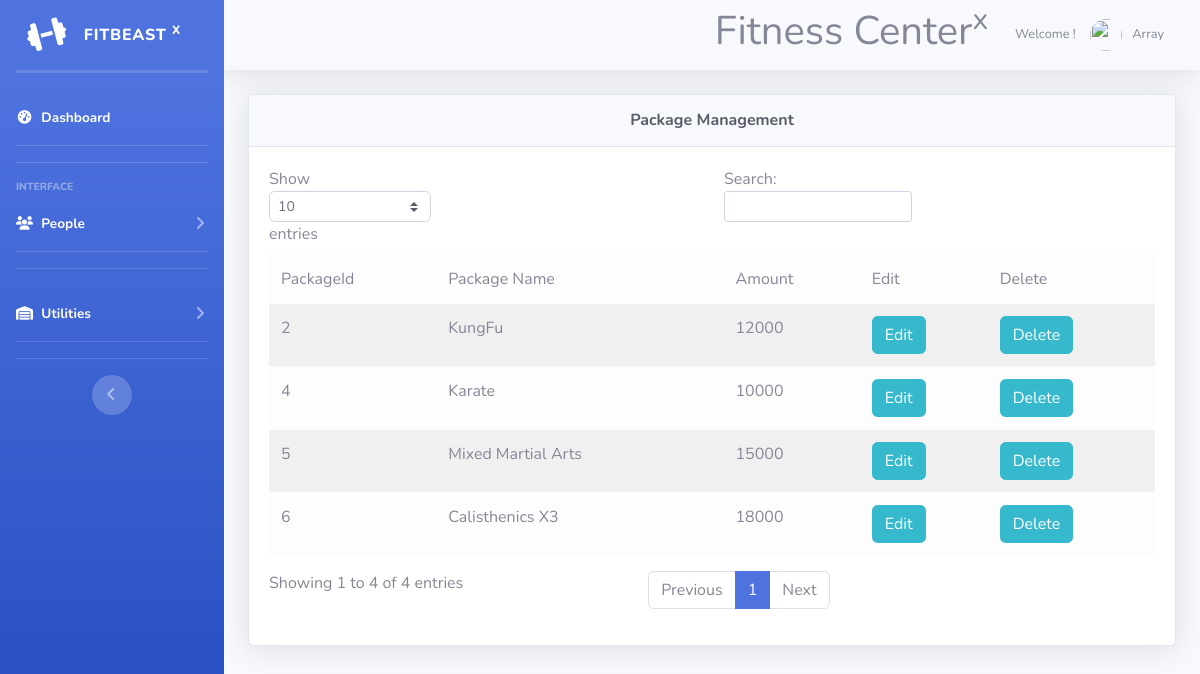
The page /admin/package.php (signed in) on the database its author committed.
### tables this page shows
CREATE TABLE IF NOT EXISTS `package` (
  `packageid` int(11) NOT NULL AUTO_INCREMENT,
  `name` varchar(20) NOT NULL,
  `price` int(11) NOT NULL,
  PRIMARY KEY (`packageid`)
);

### admin/package.php (the view, shortened to what this page needs)
<!DOCTYPE html>
<html lang="en">
<head>
  <link href="vendor/fontawesome-free/css/all.min.css" rel="stylesheet" type="text/css">
  <link href="css/sb-admin-2.min.css" rel="stylesheet">
</head>
<?php
 include('adminpanel/header.php');
 ?>
  <?php
 $connect = mysqli_connect("localhost", "root", "", "fitbeasttest1");
 $query ="SELECT * FROM package";
 $result = mysqli_query($connect, $query);
 ?>
           <div class="container-fluid">
                <div class="card shadow mb-4">
            <div class="card-header py-3">
              <h6 class="m-0 font-weight-bold text-dark" style="text-align: center;">Package Management</h6>
            </div>
                <div class="card-body">
              <div class="table-responsive">
                <table class="table table-striped table-light" id="dataTable" width="100%" cellspacing="0">
                          <thead class="thead-dark">
                               <tr>
                                   <td>PackageId</td>
                                    <td>Package Name</td>
                                   <td>Amount</td>
                                    <td>Edit</td>
                                    <td>Delete</td>
                               </tr>
                          </thead>
                          <?php
                          while($row = mysqli_fetch_array($result))
                          {
                               echo '
                               <tr>
                                     <td>'.$row["packageid"].'</td>
                                    <td>'.$row["name"].'</td>
                                    <td>'.$row["price"].'</td>
                                    <td><a class="btn btn-info" href="packagedit.php?id='.$row['packageid'].'">Edit</a></td>
                                    <td><a class="btn btn-info" href="packagedelete.php?id='.$row['packageid'].'">Delete</a></td>
                               </tr>
                               ';
                          }
                          ?>
                     </table>
                 </div>
           </div>
           </div>
           </div>
         </div>
      </body>
 </html>

### rows shown on the page
package: packageid "2", name "KungFu", price "12000"
package: packageid "4", name "Karate", price "10000"
package: packageid "5", name "Mixed Martial Arts", price "15000"
package: packageid "6", name "Calisthenics X3", price "18000"

### other values the page prints
$_SESSION['user_name'] "Array"
